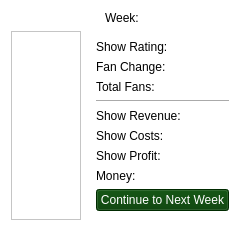
      <widget class="QWidget" name="showResults">
       <property name="styleSheet">
        <string notr="true">background-color: rgb(255, 255, 255);</string>
       </property>
       <layout class="QVBoxLayout" name="verticalLayout_15">
        <item alignment="Qt::AlignmentFlag::AlignHCenter|Qt::AlignmentFlag::AlignVCenter">
         <widget class="QLabel" name="weekLabel">
          <property name="styleSheet">
           <string notr="true">color: rgb(0, 0, 0);
font: 22pt &quot;Segoe UI&quot;;</string>
          </property>
          <property name="text">
           <string>Week: </string>
          </property>
         </widget>
        </item>
        <item>
         <layout class="QGridLayout" name="gridLayout_11">
          <item row="0" column="1">
           <widget class="QWidget" name="verticalWidget" native="true">
            <property name="sizePolicy">
             <sizepolicy hsizetype="Preferred" vsizetype="Expanding">
              <horstretch>0</horstretch>
              <verstretch>0</verstretch>
             </sizepolicy>
            </property>
            <layout class="QVBoxLayout" name="verticalLayout_14">
             <item>
              <layout class="QVBoxLayout" name="showUpdates">
               <item>
                <widget class="QLabel" name="showRatingLabel">
                 <property name="sizePolicy">
                  <sizepolicy hsizetype="Preferred" vsizetype="Expanding">
                   <horstretch>0</horstretch>
                   <verstretch>0</verstretch>
                  </sizepolicy>
                 </property>
                 <property name="styleSheet">
                  <string notr="true">color: rgb(0, 0, 0);
font: 16pt &quot;Segoe UI&quot;;</string>
                 </property>
                 <property name="text">
                  <string>Show Rating: </string>
                 </property>
                </widget>
               </item>
               <item>
                <widget class="QLabel" name="fansChangeLabel">
                 <property name="sizePolicy">
                  <sizepolicy hsizetype="Preferred" vsizetype="Expanding">
                   <horstretch>0</horstretch>
                   <verstretch>0</verstretch>
                  </sizepolicy>
                 </property>
                 <property name="styleSheet">
                  <string notr="true">color: rgb(0, 0, 0);
font: 16pt &quot;Segoe UI&quot;;</string>
                 </property>
                 <property name="text">
                  <string>Fan Change:</string>
                 </property>
                </widget>
               </item>
               <item>
                <widget class="QLabel" name="resultFanLabel">
                 <property name="sizePolicy">
                  <sizepolicy hsizetype="Preferred" vsizetype="Expanding">
                   <horstretch>0</horstretch>
                   <verstretch>0</verstretch>
                  </sizepolicy>
                 </property>
                 <property name="styleSheet">
                  <string notr="true">color: rgb(0, 0, 0);
font: 16pt &quot;Segoe UI&quot;;</string>
                 </property>
                 <property name="text">
                  <string>Total Fans:</string>
                 </property>
                </widget>
               </item>
               <item>
                <widget class="Line" name="line_3">
                 <property name="orientation">
                  <enum>Qt::Orientation::Horizontal</enum>
                 </property>
                </widget>
               </item>
               <item>
                <widget class="QLabel" name="showRevenueLabel">
                 <property name="sizePolicy">
                  <sizepolicy hsizetype="Preferred" vsizetype="Expanding">
                   <horstretch>0</horstretch>
                   <verstretch>0</verstretch>
                  </sizepolicy>
                 </property>
                 <property name="styleSheet">
                  <string notr="true">color: rgb(0, 0, 0);
font: 16pt &quot;Segoe UI&quot;;</string>
                 </property>
                 <property name="text">
                  <string>Show Revenue: </string>
                 </property>
                </widget>
               </item>
               <item>
                <widget class="QLabel" name="showCostsLabel">
                 <property name="sizePolicy">
                  <sizepolicy hsizetype="Preferred" vsizetype="Expanding">
                   <horstretch>0</horstretch>
                   <verstretch>0</verstretch>
                  </sizepolicy>
                 </property>
                 <property name="styleSheet">
                  <string notr="true">color: rgb(0, 0, 0);
font: 16pt &quot;Segoe UI&quot;;</string>
                 </property>
                 <property name="text">
                  <string>Show Costs: </string>
                 </property>
                </widget>
               </item>
               <item>
                <widget class="QLabel" name="showProfitLabel">
                 <property name="sizePolicy">
                  <sizepolicy hsizetype="Preferred" vsizetype="Expanding">
                   <horstretch>0</horstretch>
                   <verstretch>0</verstretch>
                  </sizepolicy>
                 </property>
                 <property name="styleSheet">
                  <string notr="true">color: rgb(0, 0, 0);
font: 16pt &quot;Segoe UI&quot;;</string>
                 </property>
                 <property name="text">
                  <string>Show Profit:</string>
                 </property>
                </widget>
               </item>
               <item>
                <widget class="QLabel" name="resultMoneyLabel">
                 <property name="sizePolicy">
                  <sizepolicy hsizetype="Preferred" vsizetype="Expanding">
                   <horstretch>0</horstretch>
                   <verstretch>0</verstretch>
                  </sizepolicy>
                 </property>
                 <property name="styleSheet">
                  <string notr="true">color: rgb(0, 0, 0);
font: 16pt &quot;Segoe UI&quot;;</string>
                 </property>
                 <property name="text">
                  <string>Money: </string>
                 </property>
                </widget>
               </item>
              </layout>
             </item>
             <item>
              <widget class="QPushButton" name="nextWeekButton">
               <property name="sizePolicy">
                <sizepolicy hsizetype="Preferred" vsizetype="Preferred">
                 <horstretch>0</horstretch>
                 <verstretch>0</verstretch>
                </sizepolicy>
               </property>
               <property name="styleSheet">
                <string notr="true">background-color: rgb(0, 59, 0);
color: rgb(255, 255, 255);
font: 18pt &quot;Segoe UI&quot;;</string>
               </property>
               <property name="text">
                <string>Continue to Next Week</string>
               </property>
              </widget>
             </item>
            </layout>
           </widget>
          </item>
          <item row="0" column="0">
           <widget class="QScrollArea" name="matchResults">
            <property name="widgetResizable">
             <bool>true</bool>
            </property>
            <widget class="QWidget" name="scrollAreaWidgetContents_3">
             <property name="geometry">
              <rect>
               <x>0</x>
               <y>0</y>
               <width>471</width>
               <height>410</height>
              </rect>
             </property>
             <widget class="QScrollBar" name="verticalScrollBar_4">
              <property name="geometry">
               <rect>
                <x>460</x>
                <y>0</y>
                <width>16</width>
                <height>431</height>
               </rect>
              </property>
              <property name="orientation">
               <enum>Qt::Orientation::Vertical</enum>
              </property>
             </widget>
            </widget>
           </widget>
          </item>
         </layout>
        </item>
       </layout>
      </widget>
